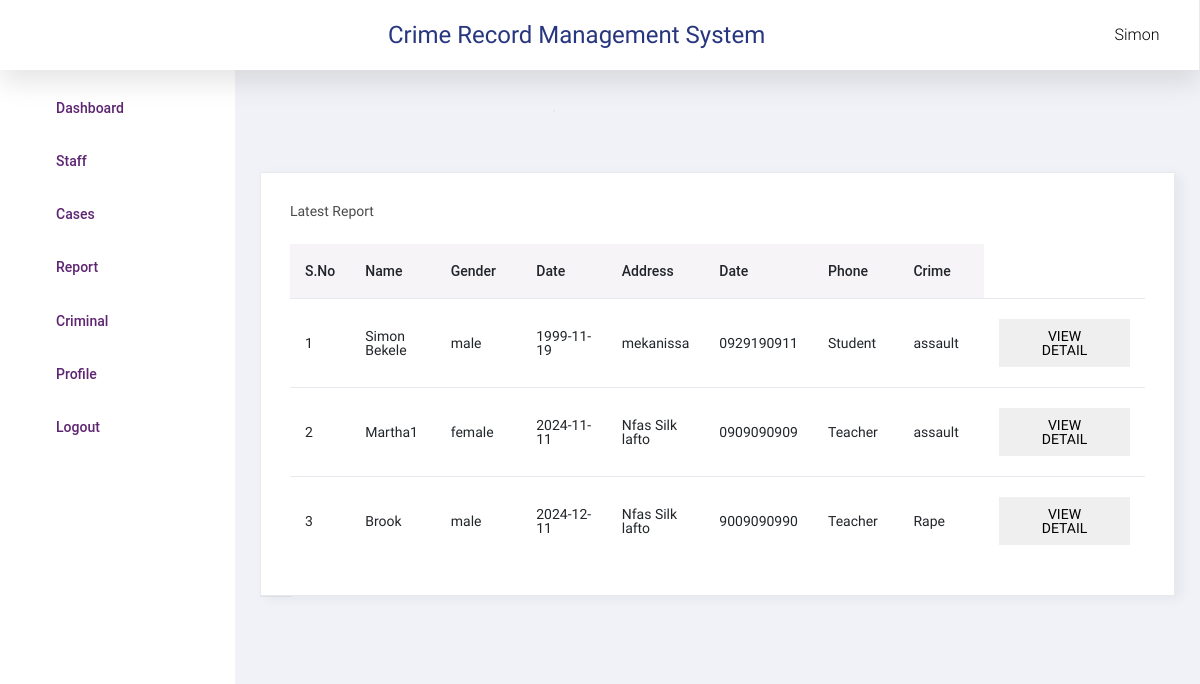
Page /police/report.php (signed in) on the committed database.
### tables this page shows
CREATE TABLE `report` (
  `id` int(250) NOT NULL,
  `name` varchar(240) NOT NULL,
  `gender` varchar(240) NOT NULL,
  `dob` date NOT NULL,
  `address` varchar(200) NOT NULL,
  `phone` varchar(200) NOT NULL,
  `work` varchar(250) NOT NULL,
  `statement` varchar(240) NOT NULL,
  `category` varchar(251) NOT NULL,
  `case_state` int(240) NOT NULL,
  `police` varchar(240) NOT NULL,
  `uname` varchar(200) NOT NULL
);

### police/report.php (the view, shortened to what this page needs)
<?php
include('header.php');
?>
<div class="main-panel">
    <div class="content-wrapper">
    <div class="row">
        <div class="col-md-6 col-lg-3 grid-margin stretch-card">
        </div>
        <div class="col-md-6 col-lg-3 grid-margin stretch-card">
            <div class="col-md-6 col-lg-3 grid-margin stretch-card">
    </div>
    <div class="row">
        <div class="col-md-6 col-lg-3 grid-margin stretch-card">
            <div class="card">
                </div>
            </div>
        </div>
    </div>
    <?php
    $sql="SELECT  * FROM report  WHERE case_state=  '0' ";
    $res=mysqli_query($con,$sql);
    ?>
    <div class="row">
        <div class="col-12">
            <div class="card">
                <div class="card-body">
                    <h4 class="card-title">Latest Report</h4>
                    <div class="table-responsive">
                        <table class="table table-hover">
                            <thead>
                                <tr>
                                    <th width="5%">S.No</th>
                                    <th width="10%">Name</th>
                                    <th width="10%">Gender</th>
                                    <th width="10%">Date</th>
                                    <th width="10%">Address</th>
                                    <th width="10%">Date</th>
                                    <th width="10%">Phone</th>
                                    <th width="10%">Crime</th>
                                </tr>
                            </thead>
                            <tbody>
                                <?php if(mysqli_num_rows($res)>0){
                                    $i=1;
                                    while($row=mysqli_fetch_assoc($res)){
                                ?>
                                <tr>
                                    <td><?php echo $i?></td>
                                    <td><?php echo $row['name']?></td>
                                    <td><?php echo $row['gender']?></td>
                                    <td><?php echo $row['dob']?></td>
                                    <td><?php echo $row['address']?></td>
                                    <td><?php echo $row['phone']?></td>
                                    <td><?php echo $row['work']?></td>
                                    <td><?php echo $row['category']?></td>
                                    <td>
                                        <a href="report_detail.php?id=<?php echo $row['id']?>"><button type="button" class="add-btn">View Detail</button></a>
                                    </td>
                                </tr>
                                <?php
                                    $i++; } } else { ?>
                                    <h6 colspan="5">No data found</h6>
                                <?php } ?>
                            </tbody>
                        </table>
                    </div>
                </div>
            </div>
        </div>
    </div>
<?php
include('footer.php');
?>

### police/report.php (style rules this page uses)
.add-btn { text-transform: uppercase; border: none; font-family: inherit; padding: 10px 28px; cursor: pointer; transition: all 0.3s ease-out; }

### rows in the picture
report: name "Simon Bekele", gender "male", dob "1999-11-19", address "mekanissa", phone "0929190911", work "Student", category "assault"
report: name "Martha1", gender "female", dob "2024-11-11", address "Nfas Silk lafto", phone "0909090909", work "Teacher", category "assault"
report: name "Brook", gender "male", dob "2024-12-11", address "Nfas Silk lafto", phone "9009090990", work "Teacher", category "Rape"

### other values in the picture
$_SESSION['POLICE_USER'] "Simon"
